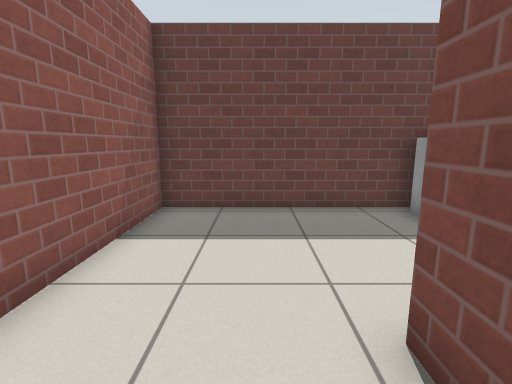
[1] (above)

18 first-person views from a walk through a Gazebo world. The camera is 0.94 m above the floor, tilts 10° down and sees 85° across. The floor is counted in squares, 0.5 m on a side. Each view is taken from the middle of a square. On the plan, view 1 faces up. The plan holds only what a view shows up to about 16 squares ahead; the rest is blank. Gazebo's built-in surfaces are drawn with simple patterns.

[2]
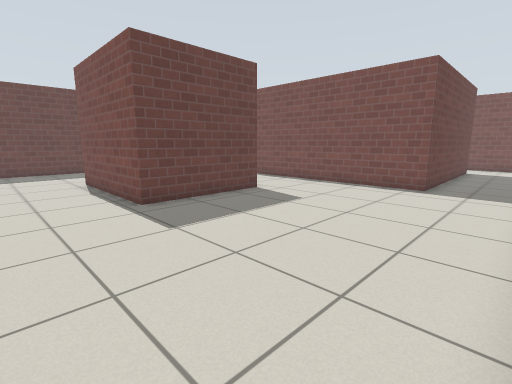

[3]
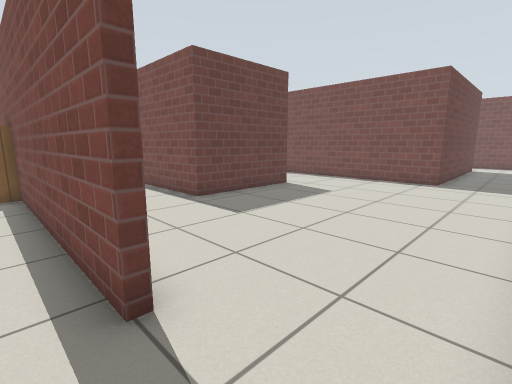

[4]
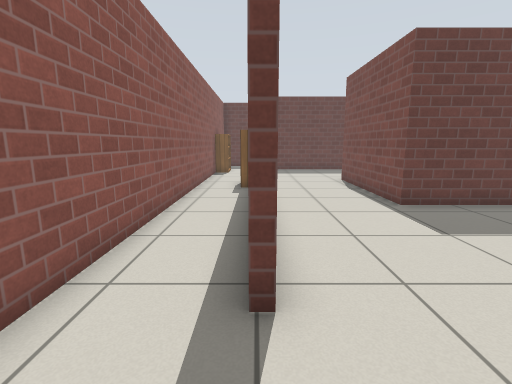

[5]
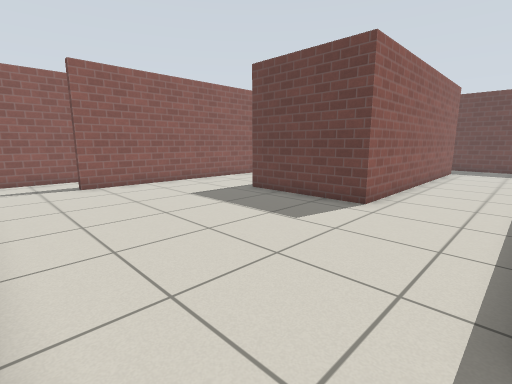

[6]
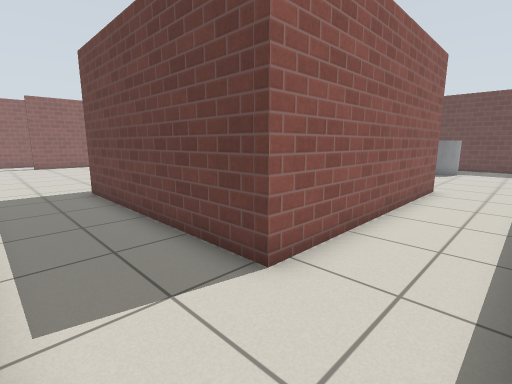

[7]
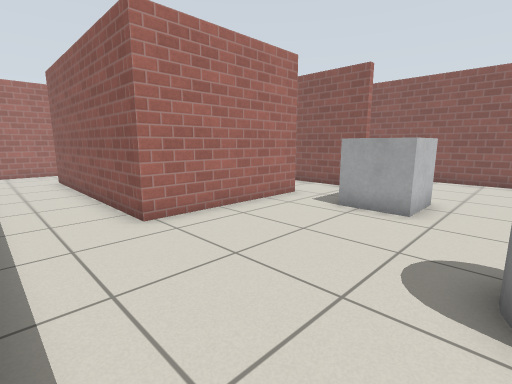

[8]
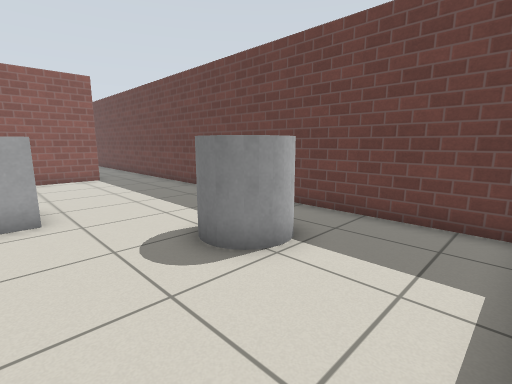

[9]
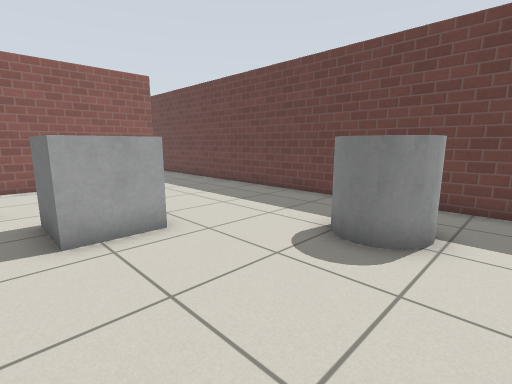

[10]
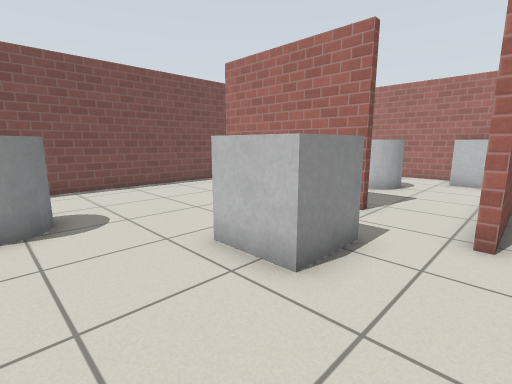

[11]
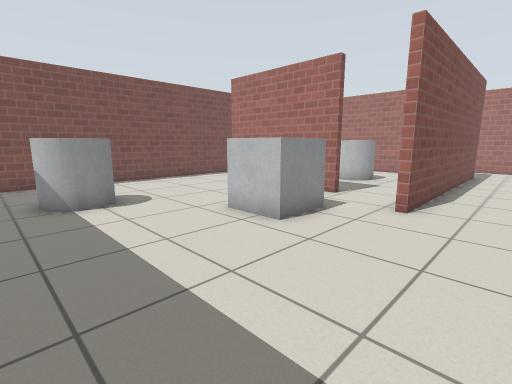

[12]
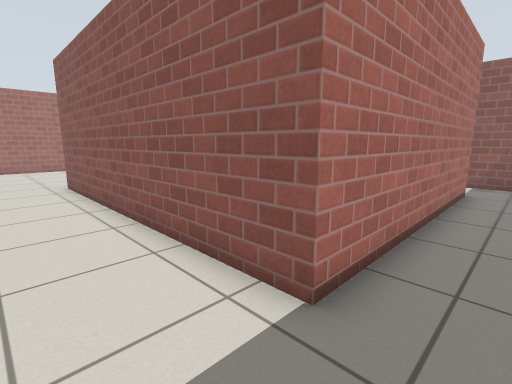

[13]
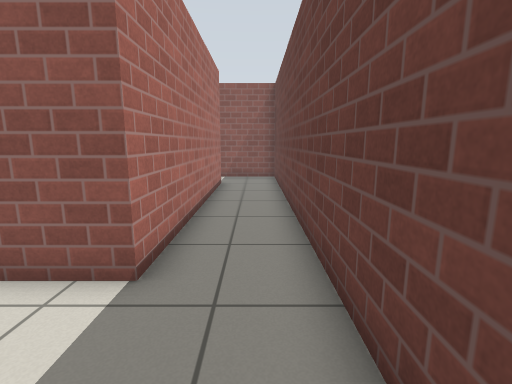

[14]
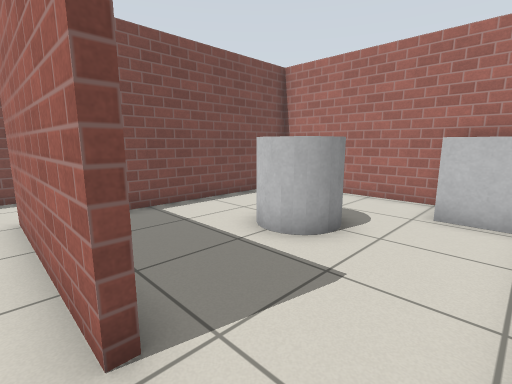

[15]
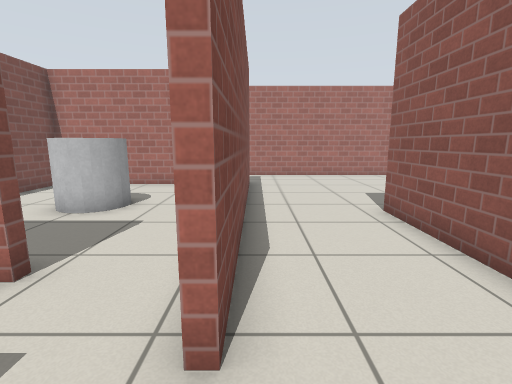

[16]
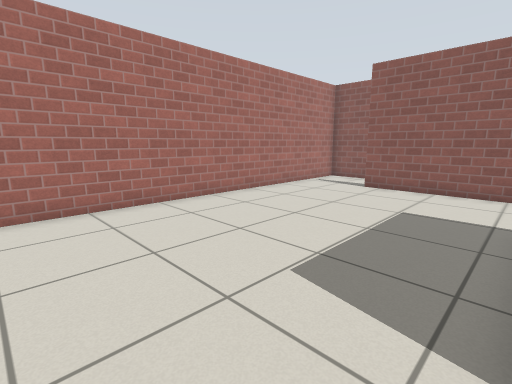

[17]
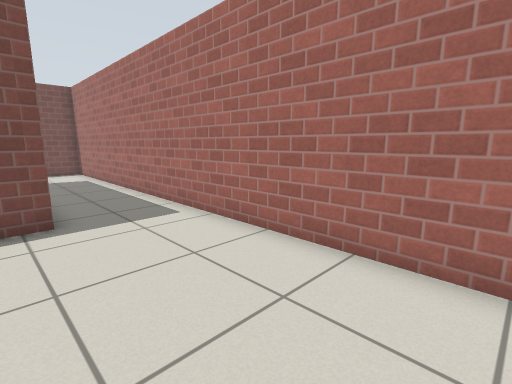

[18]
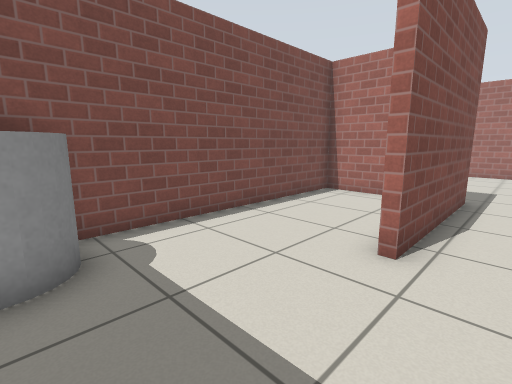

### Floor plan
Points are (right, up) in squares from view 1. A wall is a line through its corners. A room is listed if a view was taken in it or the views show most of it. See-through windows are left out.
Room 1 (views 1, 2, 4, 5, 6, 16, 17)
walls: (6.4, 2.4) (6.4, -3.6) (1.4, -3.6) (1.4, 1.4); (-2.8, -1.4) (-2.8, -9.2); (-3.6, -12.4) (22, -12.4); (19.3, 0.5) (19.3, -9) (10.3, -9) (10.3, 2); (22.3, -2) (22.3, 0.5); (22.3, -12.1) (22.3, -10.8)
ways out: opening at (-3, -11) to room 2; opening at (8, 1.7) to room 2; opening at (21, 0) to room 2; opening at (-1, 2) to room 3; opening at (10, -8) to room 4
objects: bookshelf (-3, 1)
Room 2 (views 3, 7, 8, 9, 10, 11, 12, 13, 14, 15)
walls: (10.6, 2) (10.6, -0.4); (13.2, 0.5) (19.3, 0.5); (22.3, 0.5) (22.3, 9.5); (21.9, 11) (-5.6, 11) (-5.6, 8); (-3.1, 8.4) (6.4, 8.4) (6.4, 2.4); (-5.6, 4.4) (-5.6, -12.4) (-3.6, -12.4); (-3.1, -9.2) (-3.1, 3.6)
ways out: opening at (-3, -11) to room 1; opening at (8, 1.7) to room 1; opening at (21, 0) to room 1; opening at (12, 0) to room 4
objects: grey box (13, 3) to (14, 5); grey cylinder (17, 7) to (19, 9)
Room 3 (view 18)
walls: (1.4, 8.1) (-2.8, 8.1) (-2.8, 2.8); (1.4, 1.4) (1.4, 2.4)
ways out: opening at (-1, 2) to room 1; opening at (1, 5) to room 5
Room 4 (no view inside)
walls: (10.6, -0.4) (10.6, -1.6); (11.5, -8.7) (19, -8.7) (19, -1.9)
ways out: opening at (10, -8) to room 1; opening at (12, 0) to room 2
objects: grey box (11, -8) to (12, -7); grey cylinder (14, -5) to (16, -4)
Room 5 (no view inside)
walls: (3.7, -3.3) (6.1, -3.3) (6.1, 6.6); (4.9, 8.1) (1.4, 8.1)
ways out: opening at (1, 5) to room 3
objects: grey cylinder (4, 6) to (6, 7)

Where each view was taken, in squares from view 1:
view 1: 0 up, 0 right, facing up
view 2: 12 down, 2 left, facing up-right
view 3: 12 down, 4 left, facing up-right
view 4: 12 down, 3 left, facing up
view 5: 12 down, 10 right, facing up-left
view 6: 12 down, 22 right, facing up-left
view 7: 7 up, 22 right, facing down-left
view 8: 4 up, 22 right, facing up-left
view 9: 2 up, 20 right, facing up-left
view 10: 8 up, 10 right, facing down-right
view 11: 10 up, 8 right, facing down-right
view 12: 10 up, 9 right, facing down-left
view 13: 10 up, 10 right, facing left
view 14: 1 up, 11 right, facing down-right
view 15: 4 up, 10 right, facing down
view 16: 4 down, 9 right, facing down-left
view 17: 8 down, 3 right, facing down-right
view 18: 7 up, 0 right, facing down-right
